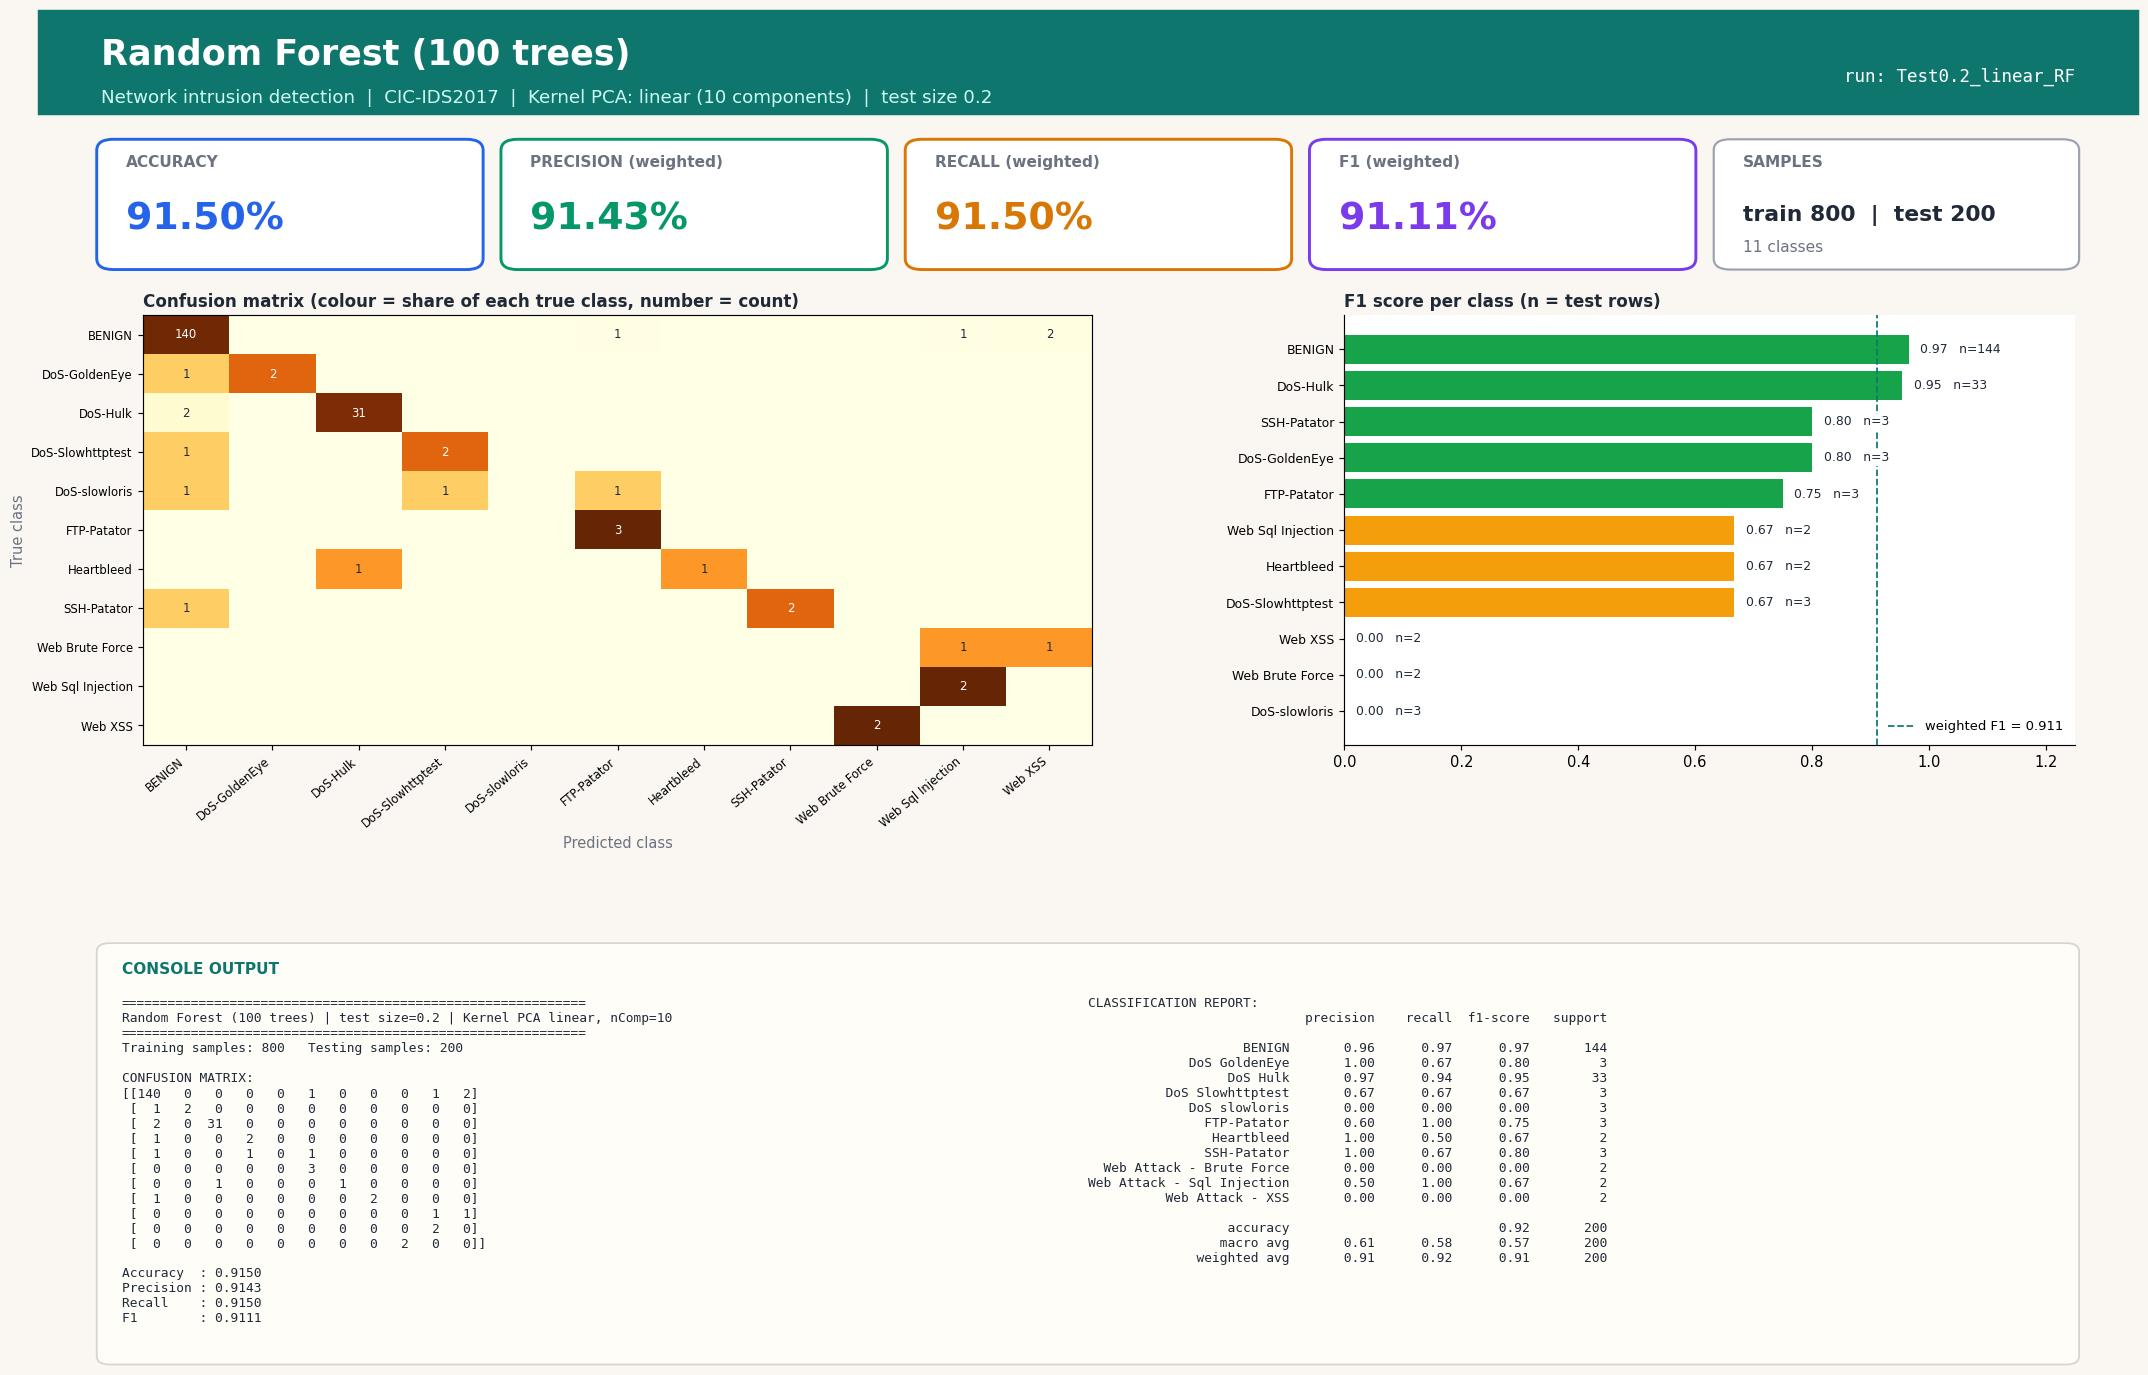

Here is the Python script that generated this plot:
#!/usr/bin/env python3
"""Random Forest (100 trees) | Test size 0.2 | Kernel PCA kernel=linear, n_components=10
CIC-IDS2017 (Tue+Wed+Thu-morning) 1000-row stratified sample.
Run in any IDE (Spyder / VS Code / PyCharm / Jupyter): open the file and press Run, no arguments needed.
Saves next to this file: 'Test0.2_linear_RF.jpg' - one image with the console output (confusion matrix, metrics, classification report) plus charts."""
import json, os
import numpy as np
import matplotlib.pyplot as plt
from sklearn.decomposition import KernelPCA
from sklearn.ensemble import RandomForestClassifier
from sklearn.metrics import (accuracy_score, classification_report, confusion_matrix,
                             f1_score, precision_score, recall_score)
from sklearn.model_selection import train_test_split
from sklearn.preprocessing import StandardScaler

TEST_SIZE, KERNEL, N_COMP, ALG, ALG_NAME = 0.2, "linear", 10, "RF", "Random Forest (100 trees)"
try:
    HERE = os.path.dirname(os.path.abspath(__file__))
except NameError:                      # Jupyter / interactive console
    HERE = os.getcwd()
def _find_root():                      # folder that contains data/sample.npz (works from any working directory)
    for p in (HERE, os.path.join(HERE, ".."), os.path.join(HERE, "..", ".."), os.getcwd()):
        if os.path.exists(os.path.join(p, "data", "sample.npz")):
            return os.path.abspath(p)
    raise FileNotFoundError("data/sample.npz not found - run prepare_data.py or keep the repo folder structure")
ROOT = _find_root()
tag = f"Test{TEST_SIZE}_{KERNEL}_{ALG}"

# 1. LOAD cached, cleaned sample (see prepare_data.py)
d = np.load(os.path.join(ROOT, "data", "sample.npz"), allow_pickle=True)
X, y, class_names = d["X"], d["y"], [str(c).replace("�", "-") for c in d["classes"]]

# 2. SPLIT
X_train, X_test, y_train, y_test = train_test_split(
    X, y, test_size=TEST_SIZE, random_state=42, stratify=y)

# 3. SCALE (fit on train only)
scaler = StandardScaler()
X_train = scaler.fit_transform(X_train); X_test = scaler.transform(X_test)

# 4. DIMENSIONALITY REDUCTION: Kernel PCA (fit on train only; gamma = sklearn default 1/n_features)
kpca = KernelPCA(n_components=N_COMP, kernel=KERNEL, random_state=0)
X_train = kpca.fit_transform(X_train); X_test = kpca.transform(X_test)

# 5. CLASSIFIER
classifier = RandomForestClassifier(n_estimators=100, random_state=0, n_jobs=1)
classifier.fit(X_train, y_train)
y_pred = classifier.predict(X_test)

# 6. METRICS
labels = np.arange(len(class_names))
cm = confusion_matrix(y_test, y_pred, labels=labels)
res = dict(test_size=TEST_SIZE, kernel=KERNEL, n_components=N_COMP, algorithm=ALG, model=ALG_NAME,
           n_train=int(len(y_train)), n_test=int(len(y_test)),
           accuracy=accuracy_score(y_test, y_pred),
           precision=precision_score(y_test, y_pred, average="weighted", zero_division=0),
           recall=recall_score(y_test, y_pred, average="weighted", zero_division=0),
           f1=f1_score(y_test, y_pred, average="weighted", zero_division=0))
report = classification_report(y_test, y_pred, labels=labels, target_names=class_names, zero_division=0)
lines = ["=" * 60, f"{ALG_NAME} | test size={TEST_SIZE} | Kernel PCA {KERNEL}, nComp={N_COMP}", "=" * 60,
         f"Training samples: {len(y_train)}   Testing samples: {len(y_test)}", "", "CONFUSION MATRIX:", np.array2string(cm), ""]
for k in ("accuracy", "precision", "recall", "f1"): lines.append(f"{k.capitalize():10s}: {res[k]:.4f}")
lines += ["", "CLASSIFICATION REPORT:", report]
console_output = "\n".join(lines); print(console_output)

# 7. VISUAL OUTPUT: ONE report-style image (banner, KPI cards, charts, console output) - real results only
from matplotlib.patches import FancyBboxPatch, Rectangle
short = [c.replace("Web Attack - ", "Web ").replace("DoS ", "DoS-") for c in class_names]
rep = classification_report(y_test, y_pred, labels=labels, target_names=class_names, zero_division=0, output_dict=True)
cmn = cm / np.maximum(cm.sum(axis=1, keepdims=True), 1)          # row-normalised = per-class recall
INK, MUTED, BG, ACC = "#1f2937", "#6b7280", "#faf7f2", "#0f766e"
fig = plt.figure(figsize=(20, 13.2), dpi=105, facecolor=BG)
fig.add_artist(Rectangle((0, 0.925), 1, 0.075, transform=fig.transFigure, color=ACC, zorder=0))
fig.text(0.03, 0.968, f"{ALG_NAME}", fontsize=24, fontweight="bold", color="white", va="center")
fig.text(0.03, 0.937, f"Network intrusion detection  |  CIC-IDS2017  |  Kernel PCA: {KERNEL} ({N_COMP} components)  |  test size {TEST_SIZE}",
         fontsize=12.5, color="#ccfbf1", va="center")
fig.text(0.97, 0.952, f"run: {tag}", fontsize=12, color="white", ha="right", va="center", family="monospace")

# KPI cards
cards = [("ACCURACY", res["accuracy"], "#2563eb"), ("PRECISION (weighted)", res["precision"], "#059669"),
         ("RECALL (weighted)", res["recall"], "#d97706"), ("F1 (weighted)", res["f1"], "#7c3aed")]
for i, (lab, v, col) in enumerate(cards):
    x0 = 0.03 + i * 0.1925
    fig.add_artist(FancyBboxPatch((x0, 0.815), 0.18, 0.09, boxstyle="round,pad=0.002,rounding_size=0.008", transform=fig.transFigure,
                                  facecolor="white", edgecolor=col, linewidth=2))
    fig.text(x0 + 0.012, 0.887, lab, fontsize=10.5, color=MUTED, fontweight="bold")
    fig.text(x0 + 0.012, 0.842, f"{v * 100:.2f}%", fontsize=26, color=col, fontweight="bold")
fig.add_artist(FancyBboxPatch((0.80, 0.815), 0.17, 0.09, boxstyle="round,pad=0.002,rounding_size=0.008", transform=fig.transFigure,
                              facecolor="white", edgecolor="#9ca3af", linewidth=1.5))
fig.text(0.812, 0.887, "SAMPLES", fontsize=10.5, color=MUTED, fontweight="bold")
fig.text(0.812, 0.848, f"train {res['n_train']}  |  test {res['n_test']}", fontsize=15, color=INK, fontweight="bold")
fig.text(0.812, 0.826, f"{len(class_names)} classes", fontsize=10.5, color=MUTED)

gs = fig.add_gridspec(1, 2, left=0.05, right=0.97, top=0.78, bottom=0.47, wspace=0.30, width_ratios=[1.3, 1])
ax1 = fig.add_subplot(gs[0, 0]); ax2 = fig.add_subplot(gs[0, 1])
for ax in (ax1, ax2): ax.set_facecolor("white")
im = ax1.imshow(cmn, cmap="YlOrBr", vmin=0, vmax=1, aspect="auto")
ax1.set_xticks(labels); ax1.set_yticks(labels); ax1.set_xticklabels(short, rotation=40, ha="right", fontsize=8); ax1.set_yticklabels(short, fontsize=8)
ax1.set_title("Confusion matrix (colour = share of each true class, number = count)", loc="left", fontsize=11.5, color=INK, fontweight="bold")
ax1.set_xlabel("Predicted class", color=MUTED); ax1.set_ylabel("True class", color=MUTED)
for a_ in labels:
    for b_ in labels:
        if cm[a_, b_]: ax1.text(b_, a_, cm[a_, b_], ha="center", va="center", fontsize=8, color="white" if cmn[a_, b_] > 0.6 else INK)
f1s = [rep[c]["f1-score"] for c in class_names]; sup = [int(rep[c]["support"]) for c in class_names]
order = np.argsort(f1s)
cols = ["#dc2626" if f1s[i] < 0.34 else "#f59e0b" if f1s[i] < 0.67 else "#16a34a" for i in order]
ax2.barh(range(len(order)), [f1s[i] for i in order], color=cols)
ax2.set_yticks(range(len(order))); ax2.set_yticklabels([short[i] for i in order], fontsize=8.5); ax2.set_xlim(0, 1.25)
ax2.set_title("F1 score per class (n = test rows)", loc="left", fontsize=11.5, color=INK, fontweight="bold")
for k, i in enumerate(order): ax2.text(f1s[i] + 0.02, k, f"{f1s[i]:.2f}   n={sup[i]}", va="center", fontsize=8.5, color=INK, zorder=5, bbox=dict(facecolor="white", edgecolor="none", pad=1))
for sp in ("top", "right"): ax2.spines[sp].set_visible(False)
ax2.axvline(res["f1"], color=ACC, ls="--", lw=1.2, label=f"weighted F1 = {res['f1']:.3f}"); ax2.legend(loc="lower right", fontsize=9, frameon=False)

# console output panel (same text that is printed to the console)
fig.add_artist(FancyBboxPatch((0.03, 0.025), 0.94, 0.30, boxstyle="round,pad=0.002,rounding_size=0.006", transform=fig.transFigure,
                              facecolor="#fffdf8", edgecolor="#d6d3d1", linewidth=1.2))
fig.text(0.04, 0.305, "CONSOLE OUTPUT", fontsize=10.5, color=ACC, fontweight="bold")
split_at = lines.index("CLASSIFICATION REPORT:")
fig.text(0.04, 0.288, "\n".join(lines[:split_at]), family="monospace", fontsize=8.8, color=INK, va="top")
fig.text(0.50, 0.288, "\n".join(lines[split_at:]), family="monospace", fontsize=8.8, color=INK, va="top")
plt.savefig(os.path.join(HERE, tag + ".jpg"), format="jpg", bbox_inches="tight", facecolor=BG)
if os.environ.get("ACN_NO_SHOW") != "1": plt.show()   # IDEs display the image; run_all.py disables this
plt.close()

os.makedirs(os.path.join(ROOT, "results", "json"), exist_ok=True)
with open(os.path.join(ROOT, "results", "json", tag + ".json"), "w") as f: json.dump(res, f)
